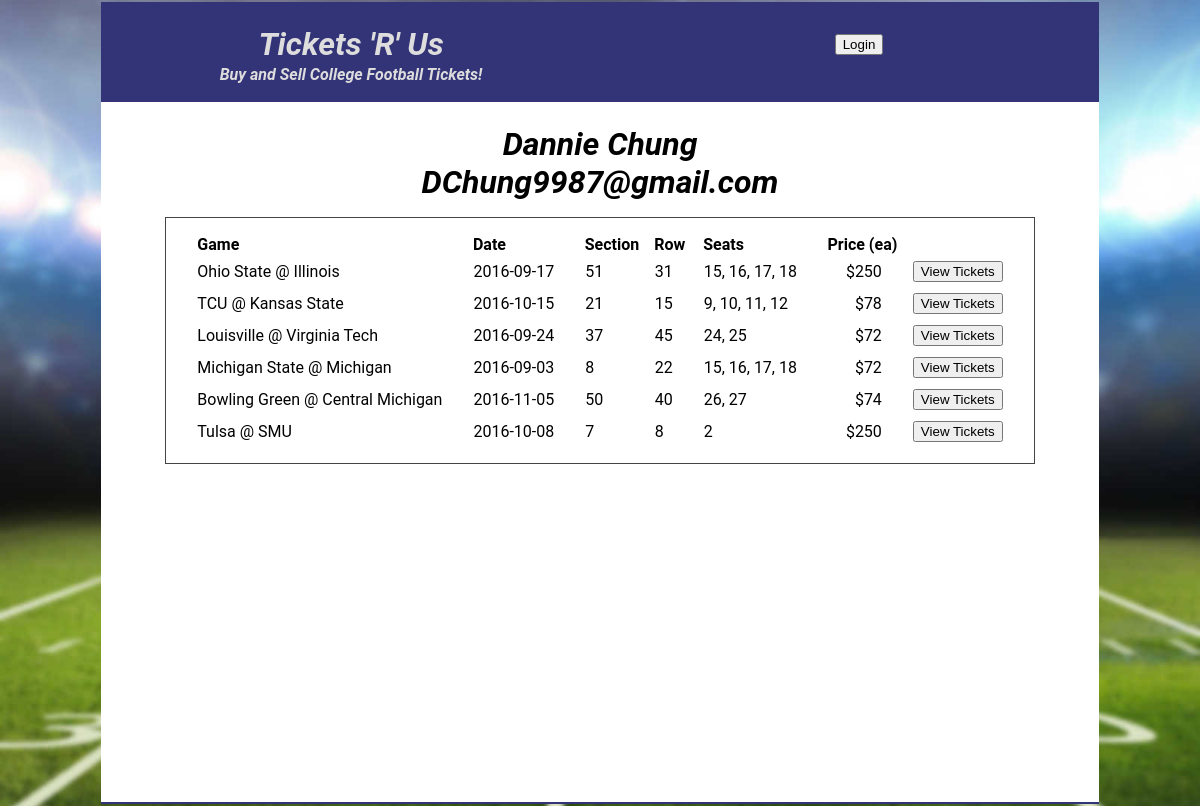
Page /users/1 on the committed database.
### tickets.py (models this page shows, shortened)
class User(Base):
    __tablename__ = 'user'
    id = Column(Integer, primary_key=True)
    name = Column(String, nullable=False)
    email = Column(String, unique=True, nullable=False)
    picture = Column(String, nullable=True)

class Ticket_Lot(Base):
    __tablename__ = 'ticket_lot'
    id = Column(Integer, primary_key=True)
    seller_id = Column(Integer, ForeignKey('user.id'))
    seller = relationship(User, backref=backref('ticket_lots'))
    game_id = Column(Integer, ForeignKey('game.id'))
    game = relationship(Game, backref=backref('ticket_lots'))
    section = Column(Integer)
    row = Column(Integer)
    price = Column(Integer) # $ per ticket
    def seats(self):
        return [ ticket.seat for ticket in self.tickets ]
    def seats_str(self):
        return ', '.join(map(str,self.seats()))

class Team(Base):
    __tablename__ = 'team'
    id = Column(Integer, primary_key = True)
    name =Column(String, unique=True, nullable = False)
    nickname = Column(String)
    espn_id =  Column(Integer)
    city =  Column(String)
    state = Column(String)
    conference = Column(String, ForeignKey('conference.abbrev_name'))
    logo = Column(String)

class Game(Base):
    __tablename__ = 'game'
    id = Column(Integer, primary_key=True)
    home_team_id = Column(Integer, ForeignKey('team.id'))
    home_team = relationship(Team, foreign_keys=[home_team_id], backref=backref('home_games'))
    visiting_team_id = Column(Integer, ForeignKey('team.id'))
    visiting_team = relationship(Team, foreign_keys=[visiting_team_id], backref=backref('away_games'))
    date = Column(Date, nullable=False)

### web_server.py (the view)
@app.route('/users/<int:user_id>')
def user(user_id):
    user = db_session.query(User).filter_by(id=user_id).one()
    main = Markup(render_template('user.html', user=user))
    return render_template('layout.html', main=main, login_session=login_session)

### templates/user.html
<div id="user-div">
    <h1>
        {{user.name}} <br>
        {{user.email}}
    </h1>
    <div class="game-tickets">
        <table class="tickets">
            <tr class="ticket-lot">
                <th> Game </th>
                <th> Date </th>
                <th class="section"> Section </td>
                <th class="row"> Row </td>
                <th class="seats"> Seats </td>
                <th class="price"> Price (ea) </td>
            </tr>
            {% for ticket_lot in user.ticket_lots %}
            <tr class="ticket-lot">
                <td class="game"> {{ticket_lot.game.visiting_team.name}} @ {{ticket_lot.game.home_team.name}} </td>
                <td class="date"> {{ticket_lot.game.date}} </td>
                <td class="section"> {{ticket_lot.section}} </td>
                <td class="row"> {{ticket_lot.row}} </td>
                <td class="seats"> {{ticket_lot.seats_str()}} </td>
                <td class="price"> ${{ticket_lot.price}} </td>
                <td class="view-button">
                    <a class="ticket-lot-a" href="/tickets/{{ticket_lot.id}}">
                        <button> View Tickets </button>
                    </a>
                </td>
            </tr>
            {% endfor %}
         </table>
    </div>
</div>

### templates/layout.html (shortened to what this page needs)
<!DOCTYPE=html>
<html>
<head>
    <link rel="stylesheet" href="{{ url_for('static', filename='style/tickets.css') }}">
</head>
<body>
<div id="container">
    <div id="header">
        <div id="header-title-div">
            <h1 id="header-title-h1">
                <a id="title-a" href="{{url_for('conferences')}}"> Tickets 'R' Us </a>
            </h1>
            <p>
                Buy and Sell College Football Tickets!
            </p>
        </div>
        <div id="header-login-div">
            {% if 'username' not in login_session %}
            <a class="header-login-a" href="{{url_for('login')}}">
                <button> Login </button>
            </a>
            {% else %}
            <a class="header-login-a" href="{{url_for('user', user_id=login_session['user_id'])}}">
                {{login_session['username']}} </a>
            <a class="header-login-a" href="{{url_for('disconnect')}}">
                <button> Logout </button>
            </a>
            {% endif %}
        </div>
        <p>
        </p>
    </div>
    <div id="main">
        {{main}}
    </div>
</div>
</body>
</html>

### static/style/tickets.css (style rules this page uses)
body, div, ul, li, p, h1, h2, h3, h4, h5, h6 { -webkit-box-sizing: border-box; -moz-box-sizing: border-box; -ms-box-sizing: border-box; box-sizing: border-box; border: 1px solid transparent; }
body, div, ul, li, p, h1, h2, h3, h4, h5, h6 { padding: 0; margin: 0; }
h1,h2,h3,h4 { width: 100%; }
body { display: -webkit-flex; display: flex; flex-wrap: wrap; flex-direction: row; justify-content: space-around; font-family: "Roboto", sans-serif; font-weight: bold; font-style: italic; text-align: center; background-image: url("/static/images/FF8a5Ku_2000_cropped.jpg"); background-size: cover; background-repeat: no-repeat; background-attachment: fixed; background-position: center; }
#container { display: -webkit-flex; display: flex; flex-wrap: wrap; flex-direction: column; justify-content: beginning; width: 90%; max-width: 1000px; }
#header, #footer, #main { display: -webkit-flex; display: flex; flex-wrap: wrap; flex-direction: row; justify-content: space-around; width: 100%; }
#title-a { color: #ddd; text-decoration: none; }
#header, #footer { color: #ddd; background: #337; }
#header { height: 100px; padding-top: 20px; }
#header-title-div { width: 50%; }
#header-title-h1 { width: 100%; }
#header-login-div { font-family: "Roboto", sans-serif; font-weight: normal; font-style: normal; width: 50%; margin-top: 10px; }
.header-login-a { margin-left: 20px; color: #ddd; text-decoration: none; }
#main { background: #fff; opacity: 1.0; padding-top: 20px; min-height: 700px; }
.conference-a, .ticket-lot-a { text-decoration: none; }
.game-tickets { border: 1px solid #444; padding: 15px; margin: 15px; background: #fff; }
table { border: 1px solid transparent; border-collapse: collapse; }
tr { border: 1px solid transparent; border-collapse: collapse; }
th { padding-left: 15px; padding-right: 0px; text-align: left; }
td { border: 1px solid transparent; border-collapse: collapse; padding: 5px; padding-left: 15px; padding-right: 15px; text-align: left; }
td.price { text-align: right; }

### rows in the picture
User: name "Dannie Chung", email "DChung9987@gmail.com"
Ticket_Lot: game.visiting_team.name "Ohio State", game.home_team.name "Illinois", game "2016-09-17", section "51", row "31", seats_str "15, 16, 17, 18", price "250"
Ticket_Lot: game.visiting_team.name "TCU", game.home_team.name "Kansas State", game "2016-10-15", section "21", row "15", seats_str "9, 10, 11, 12", price "78"
Ticket_Lot: game.visiting_team.name "Louisville", game.home_team.name "Virginia Tech", game "2016-09-24", section "37", row "45", seats_str "24, 25", price "72"
Ticket_Lot: game.visiting_team.name "Michigan State", game.home_team.name "Michigan", game "2016-09-03", section "8", row "22", seats_str "15, 16, 17, 18", price "72"
Ticket_Lot: game.visiting_team.name "Bowling Green", game.home_team.name "Central Michigan", game "2016-11-05", section "50", row "40", seats_str "26, 27", price "74"
Team: game.visiting_team.name "Tulsa"
Team: game.home_team.name "SMU"
Game: game "2016-10-08"

### other values in the picture
{{ ticket_lot.section }} "7"
{{ ticket_lot.row }} "8"
{{ ticket_lot.seats_str() }} "2"
{{ ticket_lot.price }} "250"
